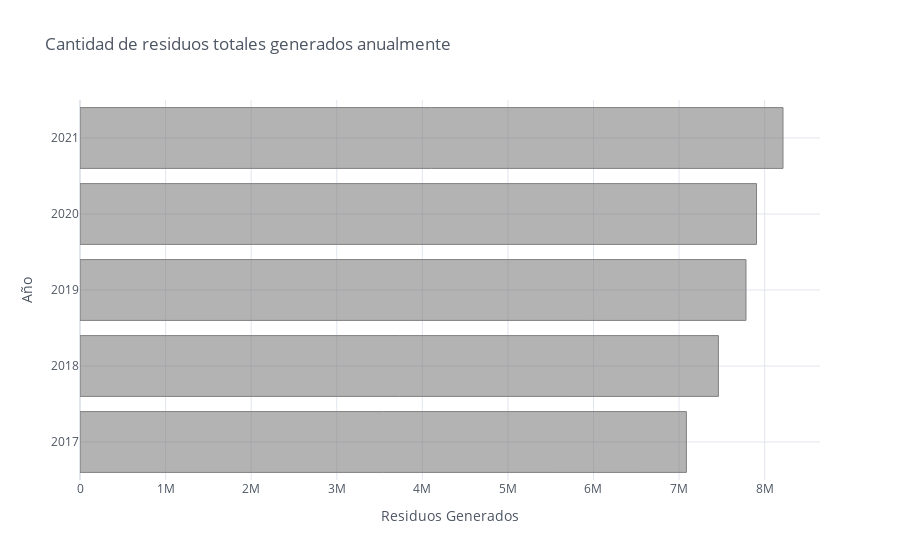

Source (notebook cell):
### Code cell
reporte_1 = rg.pivot_table(index="PERIODO", values="QRESIDUOS_MUN", aggfunc="sum")
reporte_1.columns = ["Residuos Generados"]
reporte_1.index.name = "Año"
print(reporte_1)
reporte_1.iplot(
    kind="barh",
    color="grey",
    xTitle="Residuos Generados",
    yTitle="Año",
    title="Cantidad de residuos totales generados anualmente ",
)

### Figure 1 — Plotly figure (JSON) as saved in the notebook; plotly's stock layout.template omitted (floating-point values rounded to 4 significant figures)
{"data": [{"marker": {"color": "rgba(128, 128, 128, 0.6)", "line": {"color": "rgba(128, 128, 128, 1.0)", "width": 1}}, "name": "Residuos Generados", "orientation": "h", "text": "", "type": "bar", "x": [7086000.0, 7460000.0, 7782000.0, 7905000.0, 8214356], "y": [2017, 2018, 2019, 2020, 2021]}], "layout": {"legend": {"bgcolor": "#FFFFFF", "font": {"color": "#4D5663"}}, "paper_bgcolor": "#FFFFFF", "plot_bgcolor": "#FFFFFF", "title": {"font": {"color": "#4D5663"}, "text": "Cantidad de residuos totales generados anualmente "}, "xaxis": {"gridcolor": "#E1E5ED", "showgrid": true, "tickfont": {"color": "#4D5663"}, "title": {"font": {"color": "#4D5663"}, "text": "Residuos Generados"}, "zerolinecolor": "#E1E5ED"}, "yaxis": {"gridcolor": "#E1E5ED", "showgrid": true, "tickfont": {"color": "#4D5663"}, "title": {"font": {"color": "#4D5663"}, "text": "Año"}, "zerolinecolor": "#E1E5ED"}}}
